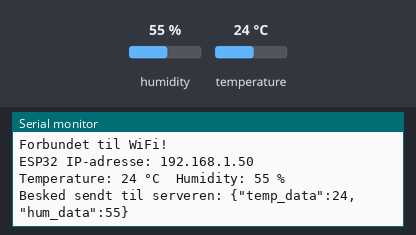
Recording of a sketch running on a simulated ESP32. Parts: the last lines printed to the serial monitor. Inputs (shaded band) come from the test bench; at power-on: humidity 55 %, temperature 24 °C. WiFi joins after 1.5 s; servers stay silent unless stated.

Above: at 3.2 s.
3.3 s: humidity set to 22 %
At 9.2 s:
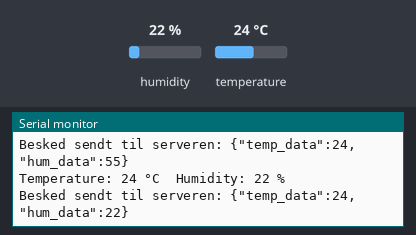
9.5 s: temperature set to 12 °C
At 14.5 s:
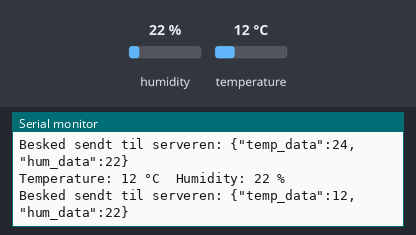
15.7 s: humidity set to 40 %
At 19.6 s:
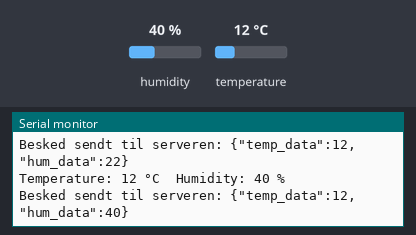
Timing chart, 0 to 21.1 s (numbered marks = the images above; inputs shaded):
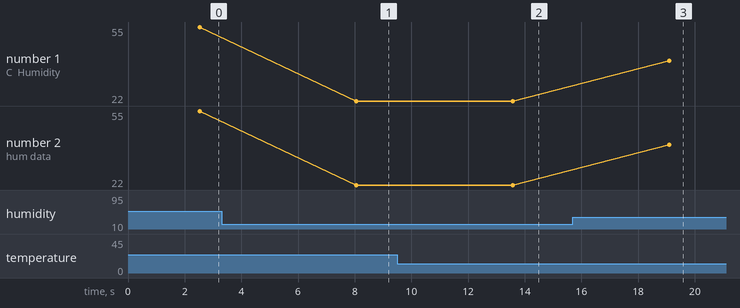

The sketch:

IoT_device.ino
```cpp
#include <WiFi.h>
#include <WiFiUdp.h>
#include <DHT11.h>
#include <ArduinoJson.h>

// Dit WiFi-netværks navn (SSID) og adgangskode (password)
const char* ssid = "xxxxxxxxxxx";        // Skift dette til dit netværksnavn (SSID)
const char* password = "xxxxxxxxxx"; // Skift dette til din WiFi-adgangskode

// IP-adresse og port for serveren
const char* udpAddress = "172.26.19.58"; // IP-adressen på serveren, du vil sende beskeder til
const int udpPort = 12000;                 // Porten, som serveren lytter på


DHT11 dht11(7); // opret DHT11 object med data-pin 7 (eller anden brugbar pin)
WiFiUDP udp;  // Opretter en UDP-forbindelse

void setup() {
  // Starter seriemonitoren, så vi kan se statusbeskeder
  Serial.begin(115200);

  // Forbinder ESP32 til WiFi-netværket
  Serial.print("Forbinder til WiFi: ");
  Serial.println(ssid);
  WiFi.begin(ssid, password);

  // Venter på, at ESP32 opretter forbindelse til WiFi
  while (WiFi.status() != WL_CONNECTED) {
    delay(1000);  // Venter et sekund
    Serial.println("Forbinder...");
  }

  // Når WiFi er forbundet, printes IP-adressen
  Serial.println("Forbundet til WiFi!");
  Serial.print("ESP32 IP-adresse: ");
  Serial.println(WiFi.localIP());
}

void loop() {

  // ---------- lav målinger ----------
  int temperature = 0;
  int humidity = 0;
  int result = dht11.readTemperatureHumidity(temperature, humidity);  // Attempt to read the temperature and humidity values from the DHT11 sensor.
  Serial.print("Temperature: ");
  Serial.print(temperature);
  Serial.print(" °C\tHumidity: ");
  Serial.print(humidity);
  Serial.println(" %");
  // !---------- lav målinger ----------!


  // ---------- konstruer pakke ----------
  // Initialiser et statisk JSON-dokument
  StaticJsonDocument<40> doc;    // Du skal vælge den rette kapacitet baseret på det data du skal håndtere.
  doc["temp_data"] = temperature;
  doc["hum_data"] = humidity;

  String outputJson;      // Serialiser JSON-objektet til en ny JSON-streng:
  serializeJson(doc, outputJson);
  // !---------- konstruer pakke ----------!


  // ---------- Send pakke med UDP ----------
  // Sender beskeden til serveren via UDP
  int begin_status = udp.beginPacket(udpAddress, udpPort);  // Begynd at oprette en UDP-pakke til serverens IP-adresse og port
  // Serial.println("begin_status: " + String(begin_status));
  udp.print(outputJson);                      // Tilføjer beskeden til UDP-pakken
  int end_status = udp.endPacket();           // Sender UDP-pakken
  // Serial.println("end_status: " + String(end_status));

  // Udskriver en statusbesked i seriemonitoren, så vi ved, at beskeden er sendt
  Serial.println("Besked sendt til serveren: " + String(outputJson));
  // !---------- Send pakke med UDP ----------!


  // Venter i 5 sekunder (5000 millisekunder) før næste besked sendes
  delay(5000);
}
```

Measured:
- after the input at 3.3 s, the serial monitor: prints a new line after 4.8 s (image 1)
- after the input at 9.5 s, the serial monitor: prints a new line after 4.1 s (image 2)
- after the input at 15.7 s, the serial monitor: prints a new line after 3.4 s (image 3)
- plotted number 1: 55 → 22 after the input at 3.3 s, 22 → 40 after the input at 15.7 s
- plotted number 2: 55 → 22 after the input at 3.3 s, 22 → 40 after the input at 15.7 s
